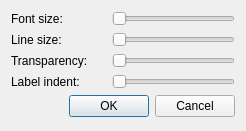
<?xml version="1.0" encoding="UTF-8"?>
<ui version="4.0">
 <class>DlgSettings</class>
 <widget class="QDialog" name="DlgSettings">
  <property name="geometry">
   <rect>
    <x>0</x>
    <y>0</y>
    <width>231</width>
    <height>131</height>
   </rect>
  </property>
  <property name="windowTitle">
   <string>Settings</string>
  </property>
  <property name="locale">
   <locale language="English" country="UnitedStates"/>
  </property>
  <layout class="QGridLayout" name="gridLayout">
   <item row="0" column="0">
    <widget class="QLabel" name="lblFontSize">
     <property name="text">
      <string>Font size:</string>
     </property>
    </widget>
   </item>
   <item row="0" column="2" colspan="2">
    <widget class="QSlider" name="sldFontSize">
     <property name="minimum">
      <number>1</number>
     </property>
     <property name="orientation">
      <enum>Qt::Horizontal</enum>
     </property>
    </widget>
   </item>
   <item row="1" column="0">
    <widget class="QLabel" name="lblLineSize">
     <property name="text">
      <string>Line size:</string>
     </property>
    </widget>
   </item>
   <item row="1" column="2" colspan="2">
    <widget class="QSlider" name="sldLineSize">
     <property name="orientation">
      <enum>Qt::Horizontal</enum>
     </property>
    </widget>
   </item>
   <item row="2" column="0" colspan="2">
    <widget class="QLabel" name="lblTransparency">
     <property name="text">
      <string>Transparency:</string>
     </property>
    </widget>
   </item>
   <item row="2" column="2" colspan="2">
    <widget class="QSlider" name="sldTransparency">
     <property name="minimum">
      <number>1</number>
     </property>
     <property name="maximum">
      <number>255</number>
     </property>
     <property name="orientation">
      <enum>Qt::Horizontal</enum>
     </property>
    </widget>
   </item>
   <item row="3" column="2" colspan="2">
    <widget class="QSlider" name="sldLblIndent">
     <property name="orientation">
      <enum>Qt::Horizontal</enum>
     </property>
    </widget>
   </item>
   <item row="4" column="1" colspan="2">
    <widget class="QPushButton" name="btnOK">
     <property name="text">
      <string>OK</string>
     </property>
    </widget>
   </item>
   <item row="4" column="3">
    <widget class="QPushButton" name="btnCancel">
     <property name="text">
      <string>Cancel</string>
     </property>
    </widget>
   </item>
   <item row="3" column="0" colspan="2">
    <widget class="QLabel" name="lblIndent">
     <property name="text">
      <string>Label indent:</string>
     </property>
    </widget>
   </item>
  </layout>
 </widget>
 <resources/>
 <connections/>
</ui>
